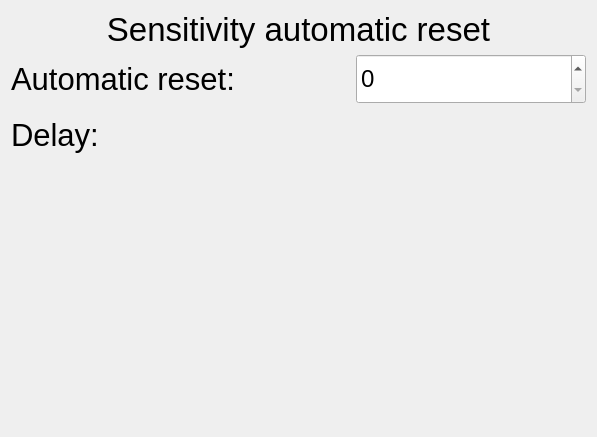
<?xml version="1.0" encoding="UTF-8"?>
<ui version="4.0">
 <class>SensAutoReset</class>
 <widget class="QWidget" name="SensAutoReset">
  <property name="geometry">
   <rect>
    <x>0</x>
    <y>0</y>
    <width>597</width>
    <height>437</height>
   </rect>
  </property>
  <property name="windowTitle">
   <string>Form</string>
  </property>
  <layout class="QVBoxLayout" name="verticalLayout">
   <item>
    <widget class="QLabel" name="label">
     <property name="font">
      <font>
       <pointsize>25</pointsize>
       <weight>50</weight>
       <bold>false</bold>
      </font>
     </property>
     <property name="text">
      <string>Sensitivity automatic reset</string>
     </property>
     <property name="alignment">
      <set>Qt::AlignCenter</set>
     </property>
    </widget>
   </item>
   <item>
    <layout class="QHBoxLayout" name="horizontalLayout">
     <property name="bottomMargin">
      <number>0</number>
     </property>
     <item>
      <widget class="QLabel" name="label_2">
       <property name="font">
        <font>
         <pointsize>23</pointsize>
        </font>
       </property>
       <property name="text">
        <string>Automatic reset:</string>
       </property>
      </widget>
     </item>
     <item>
      <widget class="SpinBoxList" name="enableSpinBox">
       <property name="minimumSize">
        <size>
         <width>0</width>
         <height>50</height>
        </size>
       </property>
       <property name="maximumSize">
        <size>
         <width>230</width>
         <height>16777215</height>
        </size>
       </property>
       <property name="font">
        <font>
         <pointsize>18</pointsize>
        </font>
       </property>
      </widget>
     </item>
    </layout>
   </item>
   <item>
    <layout class="QHBoxLayout" name="horizontalLayout_2">
     <property name="bottomMargin">
      <number>0</number>
     </property>
     <item>
      <widget class="QLabel" name="label_3">
       <property name="font">
        <font>
         <pointsize>23</pointsize>
        </font>
       </property>
       <property name="text">
        <string>Delay:</string>
       </property>
      </widget>
     </item>
     <item>
      <widget class="SpinBoxNumber" name="delaySpinBox" native="true">
       <property name="minimumSize">
        <size>
         <width>0</width>
         <height>50</height>
        </size>
       </property>
       <property name="maximumSize">
        <size>
         <width>230</width>
         <height>16777215</height>
        </size>
       </property>
       <property name="font">
        <font>
         <pointsize>18</pointsize>
        </font>
       </property>
      </widget>
     </item>
    </layout>
   </item>
   <item>
    <spacer name="verticalSpacer">
     <property name="orientation">
      <enum>Qt::Vertical</enum>
     </property>
     <property name="sizeHint" stdset="0">
      <size>
       <width>20</width>
       <height>40</height>
      </size>
     </property>
    </spacer>
   </item>
  </layout>
 </widget>
 <customwidgets>
  <customwidget>
   <class>SpinBoxList</class>
   <extends>QSpinBox</extends>
   <header>spinboxlist.h</header>
  </customwidget>
  <customwidget>
   <class>SpinBoxNumber</class>
   <extends>QWidget</extends>
   <header>spinboxnumber.h</header>
   <container>1</container>
  </customwidget>
 </customwidgets>
 <resources/>
 <connections/>
</ui>
